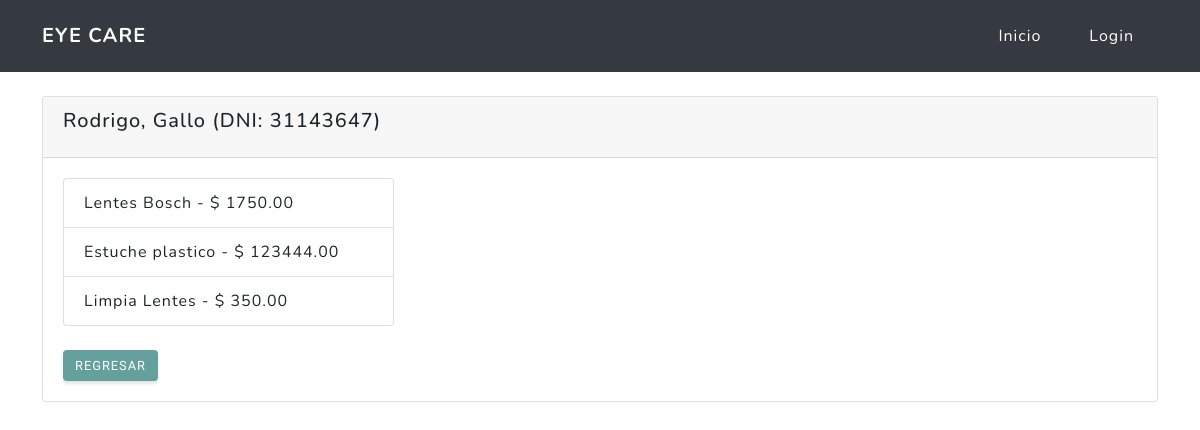
Page /tallerista/9 (signed in) on the committed database.
### orders/models.py (models this page shows, shortened)
class Order(models.Model):
    products = models.ManyToManyField(Product,
                                      verbose_name="Productos",
                                      related_name="Productos",
                                      blank=False,
                                      null=False)
    patient = models.ForeignKey(Patient,
                                on_delete=models.CASCADE,
                                verbose_name="Paciente")
    seller = models.ForeignKey(settings.AUTH_USER_MODEL,
                               on_delete=models.CASCADE,
                               limit_choices_to=Q(groups__name='Vendedor'),
                               related_name="Vendedor",
                               verbose_name="Vendedor")
    date = models.DateTimeField(default=timezone.now(),
                                verbose_name="Fecha",
                                validators=[MinValueValidator(limit_value=timezone.now(), message='Ingrese una fecha '
                                                                                                  'y/u horario '
                                                                                                  'posterior.')])
    STATUS = (
        ('PED', 'Pedido'),
        ('TAL', 'Taller'),
        ('PEN', 'Pendiente'),
        ('FIN', 'Finalizado'),
    )
    status = models.CharField(max_length=3,
                              choices=STATUS,
                              default='PEN')
    METHODS = (
        ('CRED', 'Tarjeta de Credito'),
        ('DBTO', 'Tarjeta de Debito'),
        ('VIRT', 'Billetera Virtual'),
        ('EFEC', 'Efectivo')
    )
    payment_method = models.CharField(verbose_name="Metodo de Pago",
                                      max_length=4,
                                      choices=METHODS,
                                      default='EFEC')
    class Meta:
        verbose_name = "Pedido"
        verbose_name_plural = "Pedidos"

class Product(models.Model):
    name = models.CharField(max_length=64,
                            verbose_name="Nombre")
    price = models.DecimalField(max_digits=32,
                                decimal_places=2,
                                verbose_name="Precio")
    is_glass = models.BooleanField(verbose_name="Lente", default=False)
    POS = (
        ('IZQ', 'Izquierda'),
        ('DER', 'Derecha'),
    )
    position = models.CharField(verbose_name="Posición",
                                max_length=3,
                                choices=POS,
                                blank=True,
                                null=True)
    TYPE = (
        ('LEJ', 'Lejos'),
        ('CER', 'Cerca'),
    )
    type = models.CharField(verbose_name="Tipo",
                            max_length=3,
                            choices=TYPE,
                            blank=True,
                            null=True)
    frame = models.BooleanField(verbose_name="Armazon",
                                blank=True,
                                null=True)
    class Meta:
        verbose_name = "Producto"
        verbose_name_plural = "Productos"
    def __str__(self):
        return f"{self.name} - $ {self.price}"

### patient/models.py (models this page shows)
class Patient(models.Model):
    document_id = models.IntegerField(primary_key=True,
                                      unique=True,
                                      verbose_name="DNI")
    first_name = models.CharField(max_length=64,
                                  verbose_name="Nombre")
    last_name = models.CharField(max_length=64,
                                 verbose_name="Apellido")
    medical_history = models.TextField(max_length=256,
                                       verbose_name="Historia Medica")
    class Meta:
        verbose_name = "Paciente"
        verbose_name_plural = "Pacientes"
    def __str__(self):
        return f"{self.first_name}, {self.last_name} (DNI: {self.document_id})"

### orders/views.py (the view)
# urls.py: url(r'^tallerista/(?P<pk>\d+)$', group_required('Taller')(WorkShopDetail.as_view()), name='workshop_detail'),
class WorkShopDetail(DetailView):
    model = Order
    template_name_suffix = '_workshop_detail'

### orders/templates/orders/order_workshop_detail.html (shortened to what this page needs)
{% extends "index/base.html" %}
{% load bootstrap4 %}
{% block content %}
<div class="container mt-4">
    <div class="card">
        <div class="card-header">
            <h5 class="card-title">{{order.patient}}</h5>
        </div>
        <div class="card-body col-4">
            <ul class="list-group">{% for product in order.products.all %}
                <li class="list-group-item"> {{ product }}</li>
                {% endfor %}
            </ul>
            <br>
            <a href="{% url 'orders:workshop_list' %}" class="btn btn-primary">Regresar</a>
        </div>
    </div>
</div>
{% endblock %}

### rows in the picture
Order: patient "Rodrigo, Gallo (DNI: 31143647)"
Product: name+price "Lentes Bosch - $ 1750.00"
Product: name+price "Estuche plastico - $ 123444.00"
Product: name+price "Limpia Lentes - $ 350.00"
